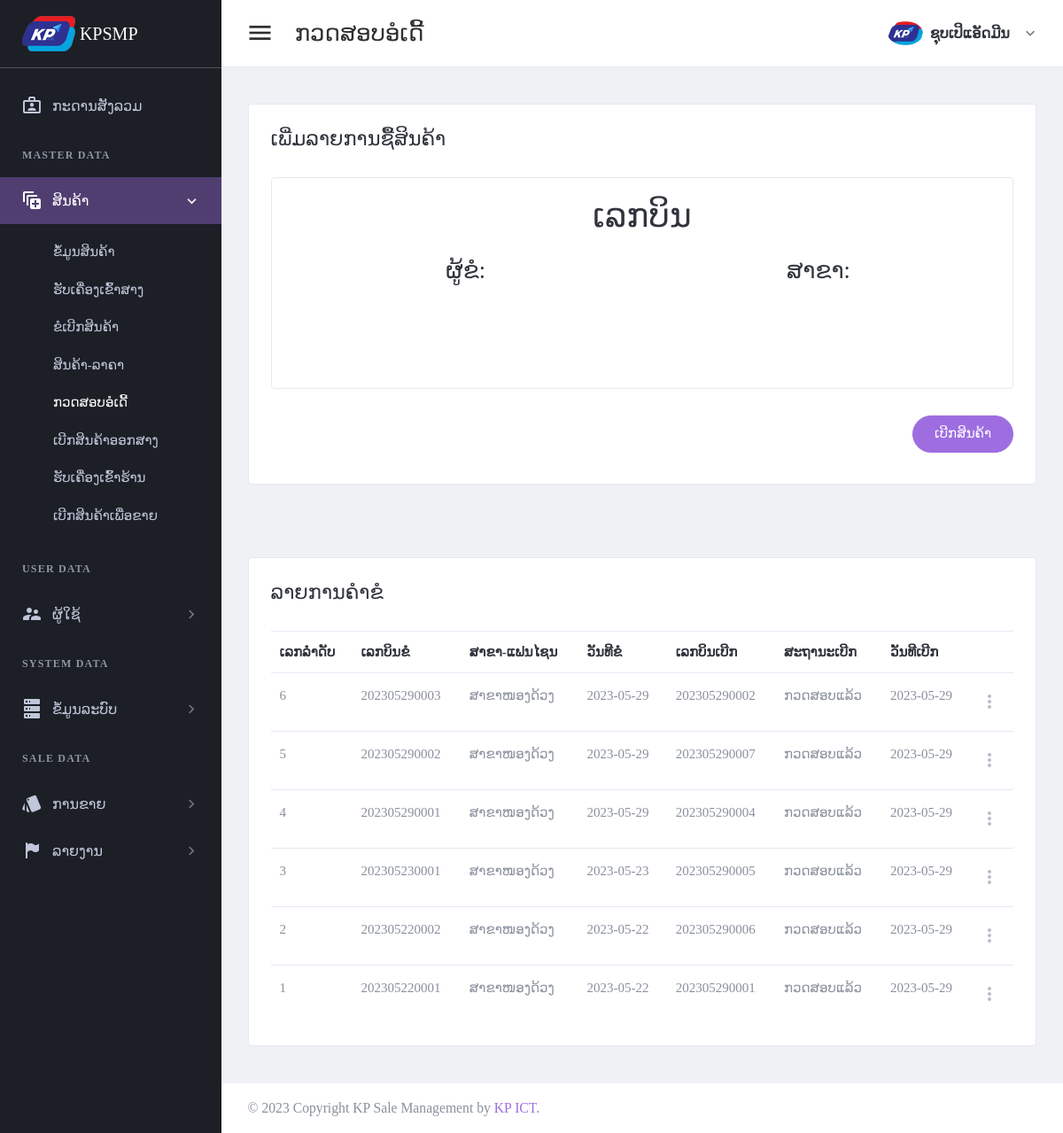
Screenshot of /page/check-order-request.php (signed in) with the database file from the repository.
### tables this page shows
CREATE TABLE `tbl_header_title` (
  `ht_id` int(11) NOT NULL,
  `ht_name` varchar(300) DEFAULT NULL
);

CREATE TABLE `tbl_sub_title` (
  `st_id` int(11) NOT NULL,
  `st_name` varchar(300) DEFAULT NULL,
  `icon_code` varchar(100) DEFAULT NULL,
  `ht_id` int(11) DEFAULT NULL
);

CREATE TABLE `tbl_page_title` (
  `pt_id` int(11) NOT NULL,
  `pt_name` varchar(300) DEFAULT NULL,
  `ptf_name` varchar(100) DEFAULT NULL,
  `st_id` int(11) DEFAULT NULL
);

CREATE TABLE `tbl_approve_order` (
  `apo_id` int(11) NOT NULL,
  `apo_bill_number` varchar(30) DEFAULT NULL,
  `or_id` int(11) DEFAULT NULL,
  `br_id` int(11) DEFAULT NULL,
  `wh_id` int(11) DEFAULT NULL,
  `add_by` int(11) DEFAULT NULL,
  `date_register` date DEFAULT NULL
);

CREATE TABLE `tbl_order_request` (
  `or_id` int(11) NOT NULL,
  `or_bill_number` varchar(30) DEFAULT NULL,
  `br_id` int(11) DEFAULT NULL,
  `wh_id` int(11) DEFAULT NULL,
  `or_status` int(11) DEFAULT NULL,
  `add_by` int(11) DEFAULT NULL,
  `date_register` date DEFAULT NULL
);

CREATE TABLE `tbl_branch` (
  `br_id` int(11) NOT NULL,
  `br_name` varchar(150) DEFAULT NULL,
  `br_status` int(11) DEFAULT NULL,
  `br_type` int(11) DEFAULT NULL,
  `add_by` int(11) DEFAULT NULL,
  `date_register` date DEFAULT NULL
);

### setting/checksession.php (called while the page is built, shortened)
<?php
	if($_SESSION['id_users'] == "" )
	{
	header("location:logout.php");
	}
	  else{
		$role_id = $_SESSION["role_id"];
	}
?>

### page/check-order-request.php (the view, shortened to what this page needs)
<?php
include("../setting/checksession.php");
include("../setting/conn.php");
$header_name = "ກວດສອບອໍເດີ້";
$header_click = "2";
$or_id = $_GET['or_id'];
?>
<!DOCTYPE html>
<html lang="en" dir="ltr">
<head>
    <?php
    include("../setting/callcss.php");
    ?>
</head>
<body class="navbar-fixed sidebar-fixed" id="body">
    <div class="wrapper">
        <?php include "menu.php"; ?>
        <div class="page-wrapper">
            <?php
            include "header.php";
            ?>
            <div class="content-wrapper">
                <div class="content">
                    <div class="email-wrapper rounded border bg-white">
                        <div class="  no-gutters justify-content-center">
                            <div class="    ">
                                <div class="  p-4 p-xl-5">
                                    <div class="email-body-head mb-6 ">
                                        <h4 class="text-dark">ເພີ່ມລາຍການຊື້ສິນຄ້າ</h4>
                                    </div>
                                    <form method="post" id="additemorderfrm">
                                        <?php
                                        $rowod = $conn->query("
                                        select a.or_id,a.br_id,a.wh_id,(case when apo_id is null then 0 else apo_id end) as apo_id,
                                        or_bill_number,br_name,full_name
                                        from tbl_order_request a
                                        left join tbl_approve_order b on a.or_id = b.or_id
                                        left join tbl_branch c on a.br_id = c.br_id
                                        left join tbl_user d on a.add_by = d.add_by
                                        where a.or_id ='$or_id' ")->fetch(PDO::FETCH_ASSOC);
                                        ?>
                                        <div class="card p-4">
                                            <div class="row   no-gutters justify-content-center">
                                                <div class="col-lg-12 text-center">
                                                    <div class="form-group">
                                                        <label for="firstName">
                                                            <h1> ເລກບິນ <?php echo $rowod['or_bill_number']; ?> </h1>
                                                        </label>
                                                    </div>
                                                </div>
                                                <div class="col-lg-6 text-center ">
                                                    <div class="form-group">
                                                        <label for="firstName">
                                                            <h3> ຜູ້ຂໍ: <?php echo $rowod['full_name']; ?> </h3>
                                                        </label>
                                                    </div>
                                                </div>
                                                <div class="col-lg-6 text-center ">
                                                    <div class="form-group">
                                                        <label for="firstName">
                                                            <h3> ສາຂາ: <?php echo $rowod['br_name']; ?> </h3>
                                                        </label>
                                                    </div>
                                                </div>
                                            </div>
                                            <div class="row">
                                                <div class="col-lg-12">
                                                    <div class=" ">
                                                        <div class="card-body">
                                                        </div>
                                                    </div>
                                                </div>
                                            </div>
                                        </div>
                                        <div class="d-flex justify-content-end mt-6">
                                            <button type="submit" class="btn btn-primary mb-2 btn-pill">ເບີກສິນຄ້າ</button>
                                        </div>
                                    </form>
                                </div>
                            </div>
                        </div>
                    </div>
                </div>
            </div>
            <div class="content-wrapper">
                <div class="content">
                    <div class="email-wrapper rounded border bg-white">
                        <div class="  no-gutters justify-content-center">
                            <div class="">
                                <div class="  p-4 p-xl-5">
                                    <div class="email-body-head mb-6 ">
                                        <h4 class="text-dark">ລາຍການຄຳຂໍ</h4>
                                    </div>
                                    <table id="productsTable" class="table table-hover table-product" style="width:100%">
                                        <thead>
                                            <tr>
                                                <th>ເລກລຳດັບ</th>
                                                <th>ເລກບິນຂໍ</th>
                                                <th>ສາຂາ-ແຟນໄຊນ</th>
                                                <th>ວັນທີຂໍ</th>
                                                <th>ເລກບິນເບີກ</th>
                                                <th>ສະຖານະເບີກ</th>
                                                <th>ວັນທີເບີກ</th>
                                                <th></th>
                                            </tr>
                                        </thead>
                                        <tbody>
                                            <?php
                                            $stmt4 = $conn->prepare(" SELECT  a.or_id,or_bill_number,br_name,a.date_register as date_request,apo_id
                                            ,apo_bill_number,b.date_register as date_check
                                            FROM tbl_order_request a
                                            left join tbl_approve_order b on a.or_id = b.or_id
                                            left join tbl_branch c on a.br_id = c.br_id
                                            order by a.or_id desc ");
                                            $stmt4->execute();
                                            if ($stmt4->rowCount() > 0) {
                                                while ($row4 = $stmt4->fetch(PDO::FETCH_ASSOC)) {
                                                    if (empty($row4['apo_bill_number'])) {
                                                        $apo_bill_number = "ລໍຖ້າກວດສອບ";
                                                        $aos_name = "ລໍຖ້າກວດສອບ";
                                                        $date_check = "ລໍຖ້າກວດສອບ";
                                                        $apo_id = 0;
                                                    } else {
                                                        $apo_bill_number = $row4['apo_bill_number'];
                                                        $aos_name = "ກວດສອບແລ້ວ";
                                                        $date_check = $row4['date_check'];
                                                    }
                                            ?>
                                                    <tr>
                                                        <td><?php echo $row4['or_id']; ?></td>
                                                        <td><?php echo $row4['or_bill_number']; ?></td>
                                                        <td><?php echo $row4['br_name']; ?></td>
                                                        <td><?php echo $row4['date_request']; ?></td>
                                                        <td><?php echo "$apo_bill_number"; ?></td>
                                                        <td><?php echo "$aos_name"; ?></td>
                                                        <td><?php echo "$date_check"; ?></td>
                                                        <td>
                                                            <div class="dropdown">
                                                                <a class="dropdown-toggle icon-burger-mini" href="#" role="button" id="dropdownMenuLink" data-toggle="dropdown" aria-haspopup="true" aria-expanded="false" data-display="static">
                                                                </a>
                                                            </div>
                                                        </td>
                                                    </tr>
                                            <?php
                                                }
                                            }
                                            ?>
                                        </tbody>
                                    </table>
                                </div>
                            </div>
                        </div>
                    </div>
                </div>
            </div>
            <?php include "footer.php"; ?>
        </div>
    </div>
</body>
</html>

### page/menu.php
<aside class="left-sidebar sidebar-dark" id="left-sidebar">
  <div id="sidebar" class="sidebar sidebar-with-footer">
    <div class="app-brand">
      <a href="index.php">
        <img src="../images/iconmenu.png" alt="Mono">
        <span class="brand-name"> KPSMP</span>
      </a>
    </div>
    <div class="sidebar-left" data-simplebar style="height: 100%;">
      <ul class="nav sidebar-inner" id="sidebar-menu">
        <li class="<?php if ($header_click == 0) {
                      echo "active";
                    } ?>">
          <a class="sidenav-item-link" href="index.php">
            <i class="mdi mdi-briefcase-account-outline"></i>
            <span class="nav-text">ກະດານສັງລວມ</span>
          </a>
        </li>
        <?php
        $stmt = $conn->prepare(" SELECT distinct a.ht_id,ht_name
        FROM tbl_header_title a
        left join tbl_role_page b on a.ht_id = b.ht_id
        where role_id ='$role_id'
        order by  a.ht_id asc ");
        $stmt->execute();
        if ($stmt->rowCount() > 0) {
          while ($row = $stmt->fetch(PDO::FETCH_ASSOC)) {
            $ht_id = $row['ht_id'];
            $ht_name = $row['ht_name'];
        ?>
            <li class="section-title"> <?php echo "$ht_name"; ?></li>
            <?php
            $stmt1 = $conn->prepare("SELECT distinct a.st_id,st_name,role_id,icon_code
            FROM tbl_sub_title a
            left join tbl_role_page b on a.st_id = b.st_id
            where a.ht_id = '$ht_id' and role_id ='$role_id'
            order by a.st_id asc ");
            $stmt1->execute();
            if ($stmt1->rowCount() > 0) {
              while ($row1 = $stmt1->fetch(PDO::FETCH_ASSOC)) {
                $st_name = $row1['st_name'];
                $st_id = $row1['st_id'];
                $icon_code = $row1['icon_code'];
            ?>
                <li class='has-sub <?php if ($header_click == "$st_id") {
                                      echo "active expand";
                                    } ?>'>
                  <a class="sidenav-item-link" href="javascript:void(0)" data-toggle="collapse" data-target='#<?php echo "$st_name"; ?>' aria-expanded="false" aria-controls="<?php echo "$st_name"; ?>">
                    <i class="mdi <?php echo "$icon_code"; ?>"></i>
                    <span class="nav-text"> <?php echo "$st_name"; ?> </span> <b class="caret"></b>
                  </a>
                  <ul class='collapse <?php if ($header_click == "$st_id") {
                                        echo "show";
                                      } ?>' id="<?php echo "$st_name"; ?>" data-parent="#sidebar-menu">
                    <div class="sub-menu">
                      <?php
                      $stmt2 = $conn->prepare(" SELECT pt_name,ptf_name
                      FROM tbl_page_title a
                      left join tbl_role_page b on a.pt_id = b.pt_id
                      where a.st_id = '$st_id' and role_id ='$role_id'
                      order by a.pt_id asc ");
                      $stmt2->execute();
                      if ($stmt2->rowCount() > 0) {
                        while ($row2 = $stmt2->fetch(PDO::FETCH_ASSOC)) {
                          $pt_name = $row2['pt_name'];
                      ?>
                          <li class="<?php if ($header_name ==  $row2['pt_name']) {
                                        echo "active";
                                      } ?>">
                            <a class="sidenav-item-link" href='<?php echo $row2['ptf_name'] ?>'>
                              <span class="nav-text"><?php echo "$pt_name"; ?></span>
                            </a>
                          </li>
                      <?php
                        }
                      }
                      ?>
                    </div>
                  </ul>
              <?php
              }
            }
              ?>
                </li>
            <?php
          }
        }
            ?>
      </ul>
    </div>
  </div>
</aside>

### rows the page displays
tbl_header_title: ht_name "MASTER DATA"
tbl_sub_title: st_name "ສິນຄ້າ"
tbl_page_title: pt_name "ຂໍ້ມູນສິນຄ້າ"
tbl_page_title: pt_name "ຮັບເຄື່ອງເຂົ້າສາງ"
tbl_page_title: pt_name "ຂໍເບີກສິນຄ້າ"
tbl_page_title: pt_name "ສິນຄ້າ-ລາຄາ"
tbl_page_title: pt_name "ກວດສອບອໍເດີ້"
tbl_page_title: pt_name "ເບີກສິນຄ້າອອກສາງ"
tbl_page_title: pt_name "ຮັບເຄື່ອງເຂົ້າຮ້ານ"
tbl_page_title: pt_name "ເບີກສິນຄ້າເພື່ອຂາຍ"
tbl_header_title: ht_name "USER DATA"
tbl_sub_title: st_name "ຜູ້ໃຊ້"
tbl_header_title: ht_name "SYSTEM DATA"
tbl_sub_title: st_name "ຂໍ້ມູນລະບົບ"
tbl_header_title: ht_name "SALE DATA"
tbl_sub_title: st_name "ການຂາຍ"
tbl_sub_title: st_name "ລາຍງານ"
tbl_approve_order: or.or_id "6", or.or_bill_number "202305290003", br.br_name "ສາຂາໜອງດ້ວງ", or.date_register "2023-05-29", apo_bill_number "202305290002", apo_bill_number "ກວດສອບແລ້ວ", date_register "2023-05-29"
tbl_approve_order: or.or_id "5", or.or_bill_number "202305290002", br.br_name "ສາຂາໜອງດ້ວງ", or.date_register "2023-05-29", apo_bill_number "202305290007", apo_bill_number "ກວດສອບແລ້ວ", date_register "2023-05-29"
tbl_approve_order: or.or_id "4", or.or_bill_number "202305290001", br.br_name "ສາຂາໜອງດ້ວງ", or.date_register "2023-05-29", apo_bill_number "202305290004", apo_bill_number "ກວດສອບແລ້ວ", date_register "2023-05-29"
tbl_approve_order: or.or_id "3", or.or_bill_number "202305230001", br.br_name "ສາຂາໜອງດ້ວງ", or.date_register "2023-05-23", apo_bill_number "202305290005", apo_bill_number "ກວດສອບແລ້ວ", date_register "2023-05-29"
tbl_approve_order: or.or_id "2", or.or_bill_number "202305220002", br.br_name "ສາຂາໜອງດ້ວງ", or.date_register "2023-05-22", apo_bill_number "202305290006", apo_bill_number "ກວດສອບແລ້ວ", date_register "2023-05-29"
tbl_approve_order: or.or_id "1", or.or_bill_number "202305220001", br.br_name "ສາຂາໜອງດ້ວງ", or.date_register "2023-05-22", apo_bill_number "202305290001", apo_bill_number "ກວດສອບແລ້ວ", date_register "2023-05-29"

### other values shown
$header_name "ກວດສອບອໍເດີ້"
$full_name "ຊຸບເປິແອັດມີນ"
